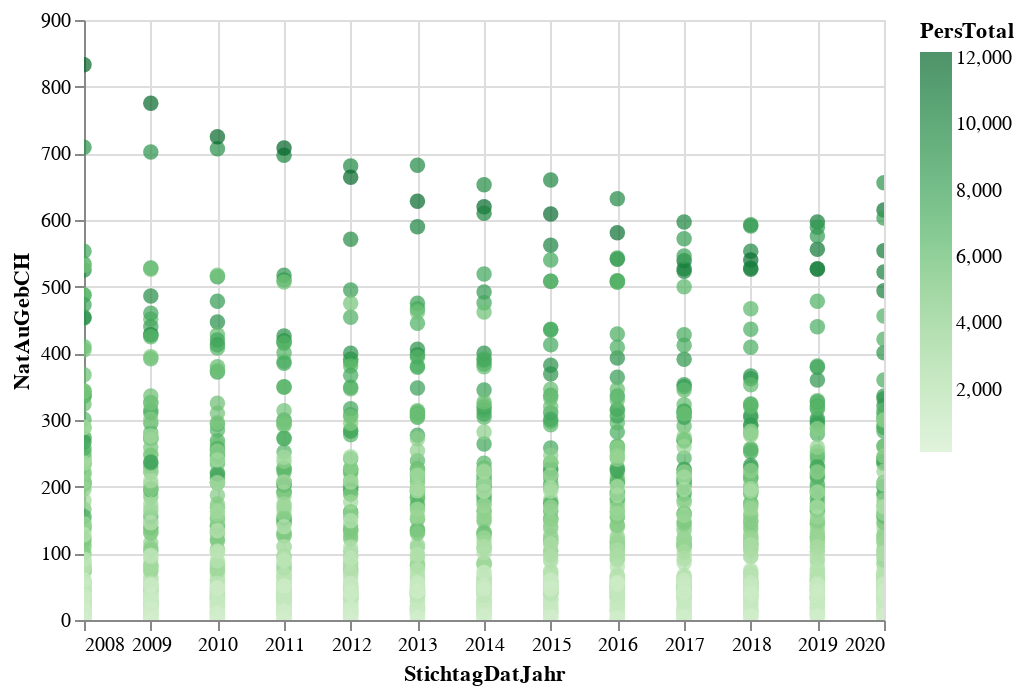

This figure's notebook cell:
### Code cell
alt.Chart(data2betested).mark_circle(size=60).encode(
    x='StichtagDatJahr',
    y='NatAuGebCH',
    #color='AnzNat',
    #color=alt.Color('AnzNat', scale=alt.Scale(scheme='dark2')),
    color=alt.Color('PersTotal', scale=alt.Scale(scheme='greens')),
    tooltip=['StichtagDatJahr', 'NatAuGebCH','NatCHGebCH','PersTotal']
).interactive() # this makes the axes interactive: now you can zoom & pan

### Figure 1 — Vega-Lite specification as saved in the notebook (floating-point values rounded to 4 significant figures; data arrays with more than 128 entries replaced by an {"elided": "..."} marker saying what was removed)
{"config": {"view": {"continuousWidth": 400, "continuousHeight": 300}}, "data": {"name": "data-f53f9b106632aab8545cad334187da90"}, "mark": {"type": "circle", "size": 60}, "encoding": {"color": {"type": "quantitative", "field": "PersTotal", "scale": {"scheme": "greens"}}, "tooltip": [{"type": "temporal", "field": "StichtagDatJahr"}, {"type": "quantitative", "field": "NatAuGebCH"}, {"type": "quantitative", "field": "NatCHGebCH"}, {"type": "quantitative", "field": "PersTotal"}], "x": {"type": "temporal", "field": "StichtagDatJahr"}, "y": {"type": "quantitative", "field": "NatAuGebCH"}}, "selection": {"selector004": {"type": "interval", "bind": "scales", "encodings": ["x", "y"]}}, "$schema": "https://vega.github.io/schema/vega-lite/v4.8.1.json", "datasets": {"data-f53f9b106632aab8545cad334187da90": {"elided": "1508 records"}}}
